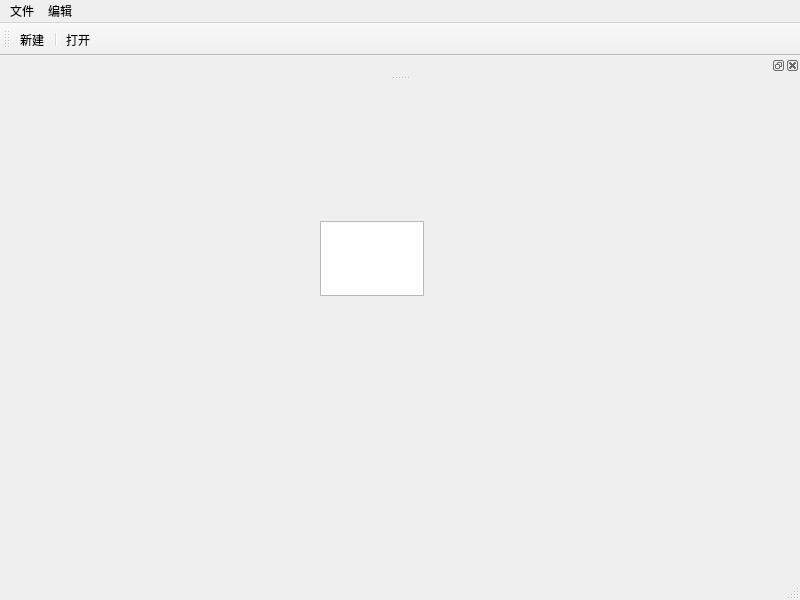
<?xml version="1.0" encoding="UTF-8"?>
<ui version="4.0">
 <class>MainWindow</class>
 <widget class="QMainWindow" name="MainWindow">
  <property name="geometry">
   <rect>
    <x>0</x>
    <y>0</y>
    <width>800</width>
    <height>600</height>
   </rect>
  </property>
  <property name="windowTitle">
   <string>MainWindow</string>
  </property>
  <widget class="QWidget" name="centralwidget">
   <widget class="QTextEdit" name="textEdit">
    <property name="geometry">
     <rect>
      <x>320</x>
      <y>140</y>
      <width>104</width>
      <height>75</height>
     </rect>
    </property>
   </widget>
  </widget>
  <widget class="QMenuBar" name="menubar">
   <property name="geometry">
    <rect>
     <x>0</x>
     <y>0</y>
     <width>800</width>
     <height>25</height>
    </rect>
   </property>
   <widget class="QMenu" name="menu">
    <property name="title">
     <string>文件</string>
    </property>
    <addaction name="actionNew"/>
    <addaction name="separator"/>
    <addaction name="actionOpen"/>
   </widget>
   <widget class="QMenu" name="menu_2">
    <property name="title">
     <string>编辑</string>
    </property>
   </widget>
   <addaction name="menu"/>
   <addaction name="menu_2"/>
  </widget>
  <widget class="QStatusBar" name="statusbar"/>
  <widget class="QToolBar" name="toolBar">
   <property name="windowTitle">
    <string>toolBar</string>
   </property>
   <attribute name="toolBarArea">
    <enum>TopToolBarArea</enum>
   </attribute>
   <attribute name="toolBarBreak">
    <bool>false</bool>
   </attribute>
   <addaction name="actionNew"/>
   <addaction name="separator"/>
   <addaction name="actionOpen"/>
  </widget>
  <widget class="QDockWidget" name="dockWidget">
   <property name="allowedAreas">
    <set>Qt::BottomDockWidgetArea|Qt::TopDockWidgetArea</set>
   </property>
   <attribute name="dockWidgetArea">
    <number>4</number>
   </attribute>
   <widget class="QWidget" name="dockWidgetContents"/>
  </widget>
  <action name="actionNew">
   <property name="text">
    <string>新建</string>
   </property>
  </action>
  <action name="actionOpen">
   <property name="text">
    <string>打开</string>
   </property>
  </action>
 </widget>
 <resources/>
 <connections/>
</ui>
